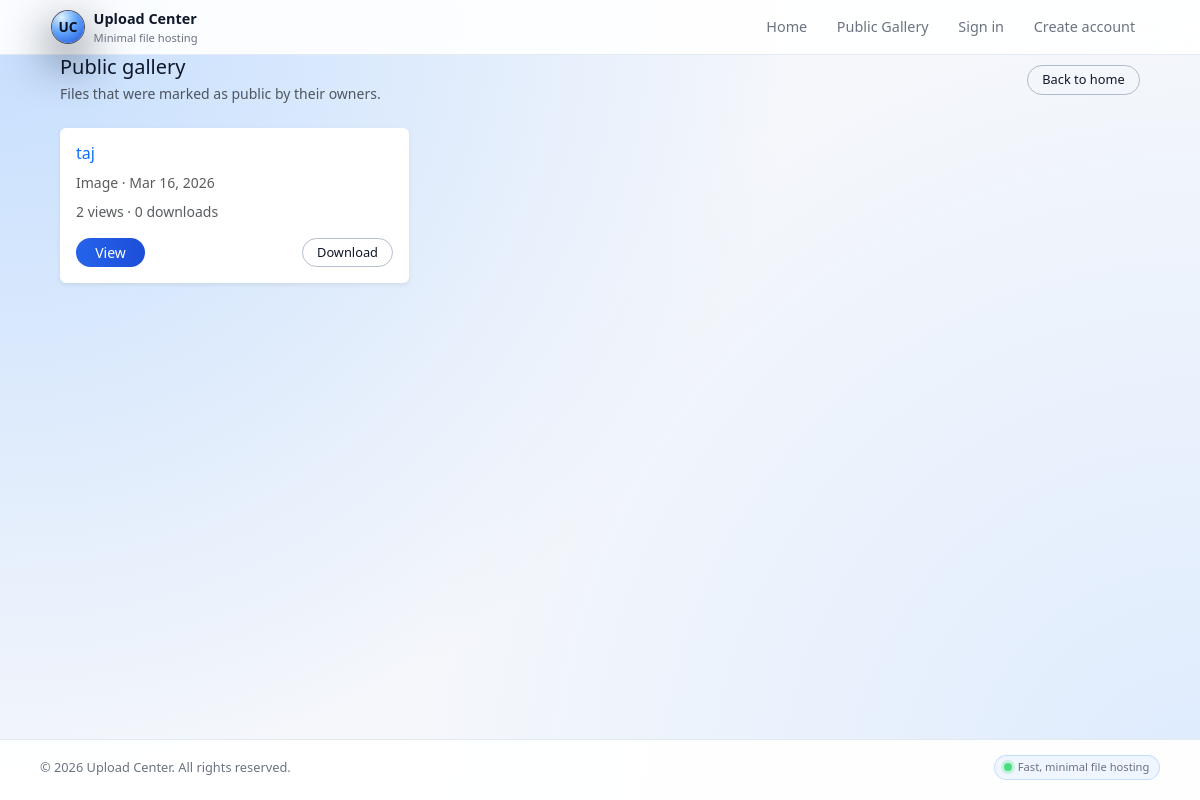
The app's page /gallery/, older data.
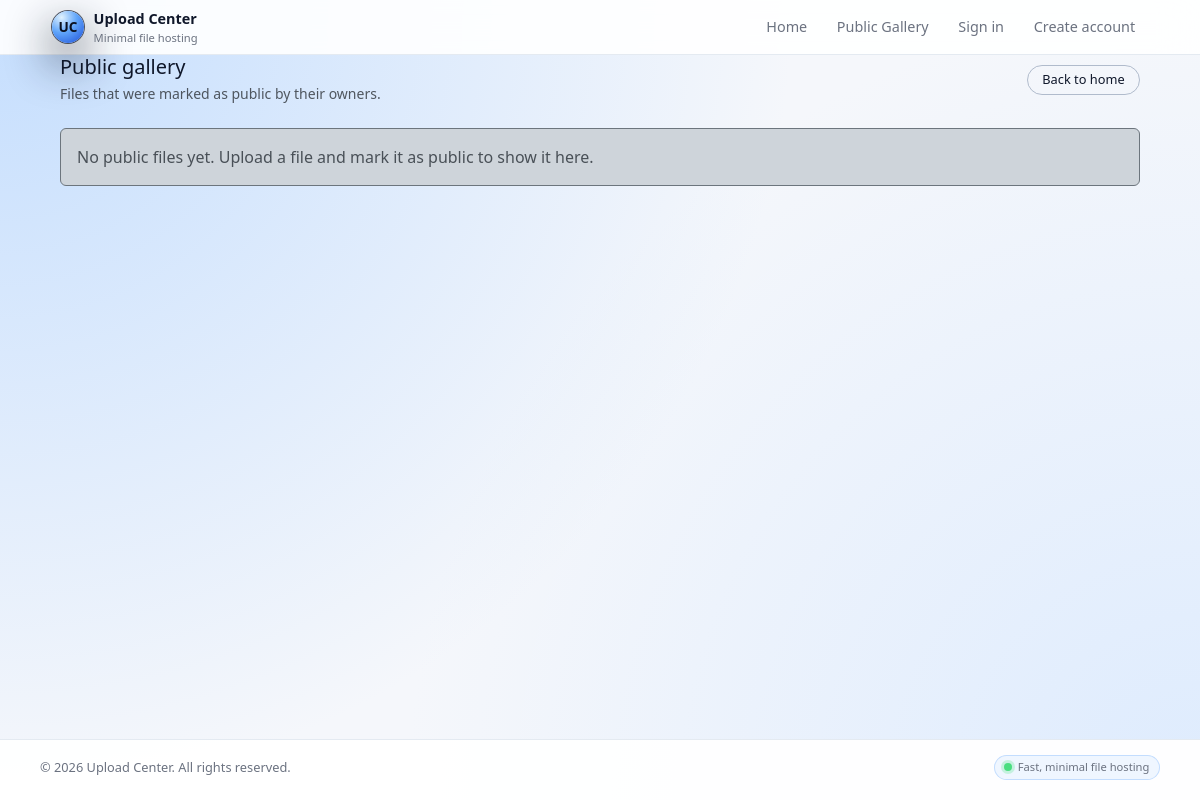
The same page, newer data.
### filemanager/models.py (models this page shows, shortened)
class UploadedFile(models.Model):
    owner = models.ForeignKey(
        User,
        related_name='uploaded_files',
        on_delete=models.SET_NULL,
        null=True,
        blank=True,
    )
    title = models.CharField(max_length=255)
    file = models.FileField(upload_to=get_file_path)
    file_type = models.CharField(max_length=50)
    upload_date = models.DateTimeField(auto_now_add=True)
    unique_id = models.UUIDField(default=uuid.uuid4, editable=False, unique=True)
    is_public = models.BooleanField(default=False)
    view_count = models.PositiveIntegerField(default=0)
    download_count = models.PositiveIntegerField(default=0)

### filemanager/views.py (the view)
# urls.py: path('gallery/', views.public_gallery, name='public_gallery'),
def public_gallery(request):
    files = UploadedFile.objects.filter(is_public=True).order_by('-upload_date')
    return render(request, 'filemanager/public_gallery.html', {'files': files})

### filemanager/templates/filemanager/public_gallery.html (shortened to what this page needs)
{% extends 'filemanager/base.html' %}
{% block content %}
<div class="mb-4 d-flex justify-content-between align-items-center">
    <div>
        <h1 class="h5 mb-1">Public gallery</h1>
        <p class="small text-muted mb-0">Files that were marked as public by their owners.</p>
    </div>
    <a href="{% url 'home' %}" class="btn btn-outline-light btn-sm">Back to home</a>
</div>
{% if files %}
    <div class="row g-3">
        {% for file in files %}
            <div class="col-md-4">
                <div class="card border-0 shadow-sm h-100">
                    <div class="card-body d-flex flex-column">
                        <h2 class="h6 mb-2">
                            <a href="{% url 'file_detail' file.unique_id %}" class="text-decoration-none">
                                {{ file.title }}
                            </a>
                        </h2>
                        <p class="small text-muted mb-2">
                            {{ file.file_type|title }} &middot; {{ file.upload_date|date:"M j, Y" }}
                        </p>
                        <p class="small text-muted mb-3">
                            {{ file.view_count }} views &middot; {{ file.download_count }} downloads
                        </p>
                        <div class="mt-auto d-flex justify-content-between align-items-center">
                            <a href="{% url 'file_view' file.unique_id %}" class="btn btn-sm btn-primary">View</a>
                            <a href="{% url 'file_download' file.unique_id %}" class="btn btn-sm btn-outline-light">Download</a>
                        </div>
                    </div>
                </div>
            </div>
        {% endfor %}
    </div>
{% else %}
    <div class="alert alert-dark border-secondary">
        No public files yet. Upload a file and mark it as public to show it here.
    </div>
{% endif %}
{% endblock %}

### filemanager/templates/filemanager/base.html (shortened to what this page needs)
<!DOCTYPE html>
<html lang="en">
<head>
    <link href="https://cdn.jsdelivr.net/npm/bootstrap@5.3.0-alpha1/dist/css/bootstrap.min.css" rel="stylesheet">
</head>
<body>
    <div class="uc-shell">
        <nav class="navbar navbar-expand-lg uc-nav-blur">
            <div class="container-fluid" style="max-width: 1120px;">
                <a href="{% url 'home' %}" class="uc-nav-logo">
                    <div class="uc-logo-mark">
                        <span>UC</span>
                    </div>
                    <div>
                        <div style="font-size:.9rem;font-weight:600;">Upload Center</div>
                        <div style="font-size:.7rem;color:var(--uc-text-muted);">Minimal file hosting</div>
                    </div>
                </a>
                <div class="collapse navbar-collapse justify-content-end" id="ucNavbar">
                    <div class="uc-nav-links d-flex align-items-center gap-1">
                        <a href="{% url 'home' %}">Home</a>
                        <a href="{% url 'public_gallery' %}">Public Gallery</a>
                        {% if request.user.is_authenticated %}
                            <a href="{% url 'dashboard' %}">My Files</a>
                            <a href="{% url 'logout' %}">Logout</a>
                        {% else %}
                            <a href="{% url 'login' %}">Sign in</a>
                            <a href="{% url 'signup' %}">Create account</a>
                        {% endif %}
                    </div>
                </div>
            </div>
        </nav>
        <main>
            <div class="uc-page-shell">
                {% block content %}{% endblock %}
            </div>
        </main>
        <footer class="uc-footer mt-auto">
            <div class="uc-footer-inner">
                <div>&copy; {% now "Y" %} Upload Center. All rights reserved.</div>
                <div class="d-flex align-items-center gap-2">
                    <span class="uc-pill">
                        <span class="uc-dot"></span>
                        Fast, minimal file hosting
                    </span>
                </div>
            </div>
        </footer>
    </div>
</body>
</html>

### filemanager/templates/filemanager/base.html (style rules this page uses)
:root { --uc-primary: #2563eb; --uc-primary-soft: rgba(37, 99, 235, 0.06); --uc-bg: #f5f7fb; --uc-surface: #ffffff; --uc-border: rgba(148, 163, 184, 0.35); --uc-text-main: #0f172a; --uc-text-muted: #6b7280; }
body { min-height: 100vh; margin: 0; background: radial-gradient(circle at top left, rgba(191, 219, 254, 0.9) 0, transparent 55%), radial-gradient(circle at bottom right, rgba(219, 234, 254, 0.9) 0, transparent 55%), var(--uc-bg); color: var(--uc-text-main); font-family: system-ui, -apple-system, BlinkMacSystemFont, "Segoe UI", sans-serif; display: flex; flex-direction: column; }
.uc-shell { display: flex; flex-direction: column; min-height: 100vh; }
.uc-nav-blur { border-bottom: 1px solid rgba(226, 232, 240, 0.9); background: rgba(255, 255, 255, 0.9); backdrop-filter: blur(18px); }
.uc-nav-logo { display: flex; align-items: center; gap: .6rem; text-decoration: none; color: inherit; }
.uc-logo-mark { width: 32px; height: 32px; border-radius: 999px; background: radial-gradient(circle at 30% 20%, #e0f2fe, #60a5fa 45%, #1d4ed8 100%); display: flex; align-items: center; justify-content: center; box-shadow: 0 0 0 1px rgba(15,23,42,.7), 0 18px 45px rgba(15,23,42,.9); }
.uc-logo-mark span { font-size: .85rem; font-weight: 700; color: #0b1120; }
.uc-nav-links a { color: var(--uc-text-muted); font-size: .9rem; text-decoration: none; padding: .35rem .8rem; border-radius: 999px; transition: all .18s ease; }
.uc-page-shell { max-width: 1120px; margin: 0 auto 2.5rem; padding: 0 1.25rem 2.5rem; flex: 1; }
.uc-pill { display: inline-flex; align-items: center; gap: .35rem; padding: .2rem .6rem; border-radius: 999px; font-size: .7rem; background: rgba(239, 246, 255, 0.95); color: var(--uc-text-muted); border: 1px solid rgba(191, 219, 254, 0.9); }
.uc-dot { width: 8px; height: 8px; border-radius: 999px; background: #4ade80; box-shadow: 0 0 0 3px rgba(74, 222, 128, 0.25); }
.uc-footer { border-top: 1px solid rgba(226, 232, 240, 0.9); padding: .9rem 1.25rem 1.25rem; font-size: .8rem; color: var(--uc-text-muted); background: rgba(255, 255, 255, 0.96); }
.uc-footer-inner { max-width: 1120px; margin: 0 auto; display: flex; justify-content: space-between; align-items: center; gap: 1rem; }
.btn-outline-light { border-radius: 999px; border-color: rgba(148, 163, 184, 0.7); color: var(--uc-text-main); font-size: .8rem; padding-inline: .9rem; }

Row changes from the older to the newer data that the page shows:
removed UploadedFile: title "taj", file_type "Image", upload_date "Mar 16, 2026", view_count "2", download_count "0"
Text that changed along with them:
text now shown: "No public files yet. Upload a file and mark it as public to show it here."
